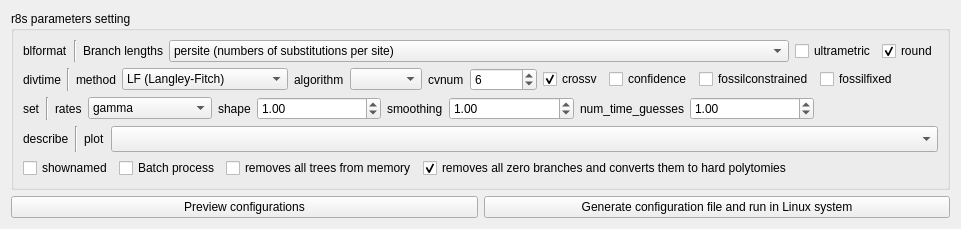
     <widget class="QWidget" name="tab_2">
      <attribute name="title">
       <string>r8s</string>
      </attribute>
      <layout class="QVBoxLayout" name="verticalLayout_8">
       <item>
        <layout class="QVBoxLayout" name="verticalLayout_7">
         <item>
          <widget class="QGroupBox" name="groupBox_5">
           <property name="title">
            <string>r8s parameters setting</string>
           </property>
           <layout class="QVBoxLayout" name="verticalLayout_6">
            <item>
             <layout class="QHBoxLayout" name="horizontalLayout_6">
              <item>
               <widget class="QLabel" name="label_3">
                <property name="text">
                 <string>blformat</string>
                </property>
               </widget>
              </item>
              <item>
               <widget class="Line" name="line">
                <property name="orientation">
                 <enum>Qt::Vertical</enum>
                </property>
               </widget>
              </item>
              <item>
               <widget class="QLabel" name="label_6">
                <property name="text">
                 <string>Branch lengths</string>
                </property>
               </widget>
              </item>
              <item>
               <widget class="QComboBox" name="comboBox_6">
                <property name="sizePolicy">
                 <sizepolicy hsizetype="Expanding" vsizetype="Fixed">
                  <horstretch>0</horstretch>
                  <verstretch>0</verstretch>
                 </sizepolicy>
                </property>
                <item>
                 <property name="text">
                  <string extracomment="input trees have branch lengths in units of numbers of substitutions per site">persite (numbers of substitutions per site)</string>
                 </property>
                </item>
                <item>
                 <property name="text">
                  <string>total (total numbers of substitutions)</string>
                 </property>
                </item>
               </widget>
              </item>
              <item>
               <widget class="QCheckBox" name="checkBox">
                <property name="toolTip">
                 <string>input trees have ultrametric branch lengths</string>
                </property>
                <property name="text">
                 <string>ultrametric</string>
                </property>
               </widget>
              </item>
              <item>
               <widget class="QCheckBox" name="checkBox_2">
                <property name="toolTip">
                 <string>round estimated branch lengths to nearest integer</string>
                </property>
                <property name="text">
                 <string>round</string>
                </property>
                <property name="checked">
                 <bool>true</bool>
                </property>
               </widget>
              </item>
             </layout>
            </item>
            <item>
             <layout class="QHBoxLayout" name="horizontalLayout_8">
              <item>
               <widget class="QLabel" name="label_32">
                <property name="text">
                 <string>divtime</string>
                </property>
               </widget>
              </item>
              <item>
               <widget class="Line" name="line_3">
                <property name="orientation">
                 <enum>Qt::Vertical</enum>
                </property>
               </widget>
              </item>
              <item>
               <widget class="QLabel" name="label_33">
                <property name="text">
                 <string>method</string>
                </property>
               </widget>
              </item>
              <item>
               <widget class="QComboBox" name="comboBox_9">
                <property name="sizePolicy">
                 <sizepolicy hsizetype="Expanding" vsizetype="Fixed">
                  <horstretch>0</horstretch>
                  <verstretch>0</verstretch>
                 </sizepolicy>
                </property>
                <item>
                 <property name="text">
                  <string extracomment="input trees have branch lengths in units of numbers of substitutions per site">LF (Langley-Fitch)</string>
                 </property>
                </item>
                <item>
                 <property name="text">
                  <string>PL (penalized likelihood)</string>
                 </property>
                </item>
               </widget>
              </item>
              <item>
               <widget class="QLabel" name="label_34">
                <property name="text">
                 <string>algorithm</string>
                </property>
               </widget>
              </item>
              <item>
               <widget class="QComboBox" name="comboBox_11">
                <property name="sizePolicy">
                 <sizepolicy hsizetype="Expanding" vsizetype="Fixed">
                  <horstretch>0</horstretch>
                  <verstretch>0</verstretch>
                 </sizepolicy>
                </property>
               </widget>
              </item>
              <item>
               <widget class="QLabel" name="label_35">
                <property name="text">
                 <string>cvnum</string>
                </property>
               </widget>
              </item>
              <item>
               <widget class="QSpinBox" name="spinBox_2">
                <property name="sizePolicy">
                 <sizepolicy hsizetype="Expanding" vsizetype="Fixed">
                  <horstretch>0</horstretch>
                  <verstretch>0</verstretch>
                 </sizepolicy>
                </property>
                <property name="maximum">
                 <number>999999999</number>
                </property>
                <property name="value">
                 <number>6</number>
                </property>
               </widget>
              </item>
              <item>
               <widget class="QCheckBox" name="checkBox_6">
                <property name="toolTip">
                 <string>turn on cross validation</string>
                </property>
                <property name="text">
                 <string>crossv</string>
                </property>
                <property name="checked">
                 <bool>true</bool>
                </property>
               </widget>
              </item>
              <item>
               <widget class="QCheckBox" name="checkBox_5">
                <property name="toolTip">
                 <string>estimate confidence intervals for a node</string>
                </property>
                <property name="text">
                 <string>confidence</string>
                </property>
               </widget>
              </item>
              <item>
               <widget class="QCheckBox" name="checkBox_7">
                <property name="toolTip">
                 <string>fossil cross validation removing constrained nodes in turn</string>
                </property>
                <property name="text">
                 <string>fossilconstrained</string>
                </property>
               </widget>
              </item>
              <item>
               <widget class="QCheckBox" name="checkBox_8">
                <property name="toolTip">
                 <string>fossil cross validation removing fixed nodes in turn</string>
                </property>
                <property name="text">
                 <string>fossilfixed</string>
                </property>
               </widget>
              </item>
              <item>
               <spacer name="horizontalSpacer_5">
                <property name="orientation">
                 <enum>Qt::Horizontal</enum>
                </property>
                <property name="sizeHint" stdset="0">
                 <size>
                  <width>40</width>
                  <height>20</height>
                 </size>
                </property>
               </spacer>
              </item>
             </layout>
            </item>
            <item>
             <layout class="QHBoxLayout" name="horizontalLayout_9">
              <item>
               <widget class="QLabel" name="label_36">
                <property name="text">
                 <string>set</string>
                </property>
               </widget>
              </item>
              <item>
               <widget class="Line" name="line_4">
                <property name="orientation">
                 <enum>Qt::Vertical</enum>
                </property>
               </widget>
              </item>
              <item>
               <widget class="QLabel" name="label_37">
                <property name="text">
                 <string>rates</string>
                </property>
               </widget>
              </item>
              <item>
               <widget class="QComboBox" name="comboBox_12">
                <property name="sizePolicy">
                 <sizepolicy hsizetype="Expanding" vsizetype="Fixed">
                  <horstretch>0</horstretch>
                  <verstretch>0</verstretch>
                 </sizepolicy>
                </property>
                <item>
                 <property name="text">
                  <string>gamma</string>
                 </property>
                </item>
                <item>
                 <property name="text">
                  <string extracomment="input trees have branch lengths in units of numbers of substitutions per site">equal</string>
                 </property>
                </item>
               </widget>
              </item>
              <item>
               <widget class="QLabel" name="label_38">
                <property name="toolTip">
                 <string>shape parameter of the gamma distribution</string>
                </property>
                <property name="text">
                 <string>shape</string>
                </property>
               </widget>
              </item>
              <item>
               <widget class="QDoubleSpinBox" name="doubleSpinBox_16">
                <property name="sizePolicy">
                 <sizepolicy hsizetype="Expanding" vsizetype="Fixed">
                  <horstretch>0</horstretch>
                  <verstretch>0</verstretch>
                 </sizepolicy>
                </property>
                <property name="toolTip">
                 <string>shape parameter of the gamma distribution</string>
                </property>
                <property name="maximum">
                 <double>99999999999999.000000000000000</double>
                </property>
                <property name="value">
                 <double>1.000000000000000</double>
                </property>
               </widget>
              </item>
              <item>
               <widget class="QLabel" name="label_39">
                <property name="toolTip">
                 <string>smoothing factor in penalized likelihood</string>
                </property>
                <property name="text">
                 <string>smoothing</string>
                </property>
               </widget>
              </item>
              <item>
               <widget class="QDoubleSpinBox" name="doubleSpinBox_17">
                <property name="sizePolicy">
                 <sizepolicy hsizetype="Expanding" vsizetype="Fixed">
                  <horstretch>0</horstretch>
                  <verstretch>0</verstretch>
                 </sizepolicy>
                </property>
                <property name="toolTip">
                 <string>smoothing factor in penalized likelihood</string>
                </property>
                <property name="maximum">
                 <double>99999999999999.000000000000000</double>
                </property>
                <property name="value">
                 <double>1.000000000000000</double>
                </property>
               </widget>
              </item>
              <item>
               <widget class="QLabel" name="label_40">
                <property name="toolTip">
                 <string>number of initial starts in divtime, using different random combinations of divergence times</string>
                </property>
                <property name="text">
                 <string>num_time_guesses</string>
                </property>
               </widget>
              </item>
              <item>
               <widget class="QDoubleSpinBox" name="doubleSpinBox_18">
                <property name="sizePolicy">
                 <sizepolicy hsizetype="Expanding" vsizetype="Fixed">
                  <horstretch>0</horstretch>
                  <verstretch>0</verstretch>
                 </sizepolicy>
                </property>
                <property name="toolTip">
                 <string>number of initial starts in divtime, using different random combinations of divergence times</string>
                </property>
                <property name="maximum">
                 <double>99999999999999.000000000000000</double>
                </property>
                <property name="value">
                 <double>1.000000000000000</double>
                </property>
               </widget>
              </item>
              <item>
               <spacer name="horizontalSpacer_4">
                <property name="orientation">
                 <enum>Qt::Horizontal</enum>
                </property>
                <property name="sizeHint" stdset="0">
                 <size>
                  <width>40</width>
                  <height>20</height>
                 </size>
                </property>
               </spacer>
              </item>
             </layout>
            </item>
            <item>
             <layout class="QHBoxLayout" name="horizontalLayout_7">
              <item>
               <widget class="QLabel" name="label_29">
                <property name="text">
                 <string>describe</string>
                </property>
               </widget>
              </item>
              <item>
               <widget class="Line" name="line_2">
                <property name="orientation">
                 <enum>Qt::Vertical</enum>
                </property>
               </widget>
              </item>
              <item>
               <widget class="QLabel" name="label_30">
                <property name="text">
                 <string>plot</string>
                </property>
               </widget>
              </item>
              <item>
               <widget class="CheckableComboBox" name="comboBox_10">
                <property name="sizePolicy">
                 <sizepolicy hsizetype="Expanding" vsizetype="Fixed">
                  <horstretch>0</horstretch>
                  <verstretch>0</verstretch>
                 </sizepolicy>
                </property>
                <property name="minimumSize">
                 <size>
                  <width>95</width>
                  <height>26</height>
                 </size>
                </property>
               </widget>
              </item>
             </layout>
            </item>
            <item>
             <layout class="QHBoxLayout" name="horizontalLayout_5">
              <item>
               <widget class="QCheckBox" name="checkBox_9">
                <property name="toolTip">
                 <string>YES: display a table with estimated ages and rates of substitution; NO: only display age information for nodes that have been named using MRCA command</string>
                </property>
                <property name="text">
                 <string>shownamed</string>
                </property>
               </widget>
              </item>
              <item>
               <widget class="QCheckBox" name="checkBox_10">
                <property name="toolTip">
                 <string>YES: display a table with estimated ages and rates of substitution; NO: only display age information for nodes that have been named using MRCA command</string>
                </property>
                <property name="text">
                 <string>Batch process</string>
                </property>
               </widget>
              </item>
              <item>
               <widget class="QCheckBox" name="checkBox_3">
                <property name="toolTip">
                 <string/>
                </property>
                <property name="text">
                 <string>removes all trees from memory</string>
                </property>
               </widget>
              </item>
              <item>
               <widget class="QCheckBox" name="checkBox_4">
                <property name="toolTip">
                 <string/>
                </property>
                <property name="text">
                 <string>removes all zero branches and converts them to hard polytomies</string>
                </property>
                <property name="checked">
                 <bool>true</bool>
                </property>
               </widget>
              </item>
              <item>
               <spacer name="horizontalSpacer_3">
                <property name="orientation">
                 <enum>Qt::Horizontal</enum>
                </property>
                <property name="sizeHint" stdset="0">
                 <size>
                  <width>40</width>
                  <height>20</height>
                 </size>
                </property>
               </spacer>
              </item>
             </layout>
            </item>
           </layout>
          </widget>
         </item>
         <item>
          <layout class="QHBoxLayout" name="horizontalLayout_10">
           <item>
            <widget class="QPushButton" name="pushButton_12">
             <property name="text">
              <string>Preview configurations</string>
             </property>
            </widget>
           </item>
           <item>
            <widget class="QPushButton" name="pushButton_13">
             <property name="text">
              <string>Generate configuration file and run in Linux system</string>
             </property>
            </widget>
           </item>
          </layout>
         </item>
        </layout>
       </item>
      </layout>
     </widget>
